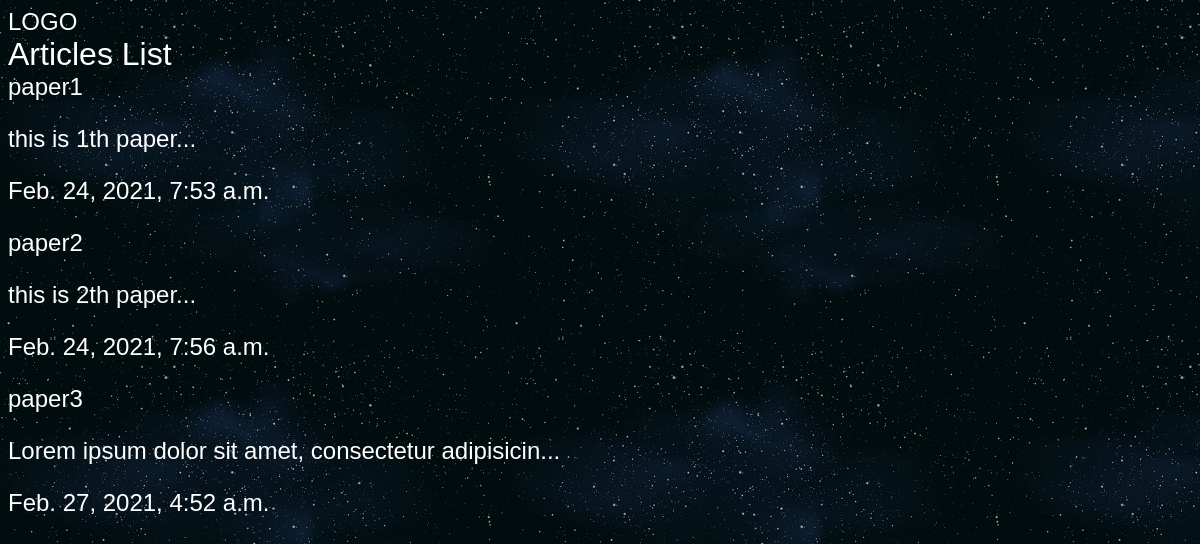
The app's page /articles/ with its own data.
### articles/models.py (models this page shows, shortened)
class Article(models.Model):
    title = models.CharField(max_length = 100)
    slug = models.SlugField()
    body = models.TextField()
    date = models.DateTimeField(auto_now_add=True)
    def snippet(self):
        return self.body[:50] + '...'

### articles/views.py (the view)
# urls.py: path('', views.articles_list, name="list"),
def articles_list(request):
    articles = models.Article.objects.all().order_by('date')
    args = {'articles':articles}
    return render(request, 'articles/articleslist.html', args)

### articles/templates/articles/articleslist.html (shortened to what this page needs)
{% extends 'base.html' %}
{% block content %}
<div class="container">
  <h1>Articles List</h1>
  {% for article in articles %}
  <h2>
    <a href="{% url 'articles:detail' slug=article.slug %}">{{article.title}}</a>
    <p>{{article.snippet}}</p>
    <p>{{article.date}}</p>
  </h2>
  {% endfor %}
</div>
{%endblock%}

### templates/base.html (shortened to what this page needs)
{% load static %}
<!DOCTYPE html>
<html lang="en" dir="ltr">
  <head>
    <link rel="stylesheet" href="{% static 'styles.css' %}">
  </head>
  <body>
    <h2><a href="{% url 'articles:list' %}">LOGO</a></h2>
    <div class="wrapper">
      {% block content %}
      {%endblock%}
    </div>
  </body>
</html>

### assets/styles.css (style rules this page uses)
body { background-color: #0f121f; background-image: url(stars.jpg); background-attachment:fixed; color:#fff; }
body * { font-family:arial; }
h1,h2,h3,h4,h5 { font-weight:normal; margin:0; }
a,a:hover,a:visited { color:#fff; text-decoration:none; }

### records on screen
Article: title "paper1", snippet "this is 1th paper...", date "Feb. 24, 2021, 7:53 a.m."
Article: title "paper2", snippet "this is 2th paper...", date "Feb. 24, 2021, 7:56 a.m."
Article: title "paper3", snippet "Lorem ipsum dolor sit amet, consectetur adipisicin...", date "Feb. 27, 2021, 4:52 a.m."
